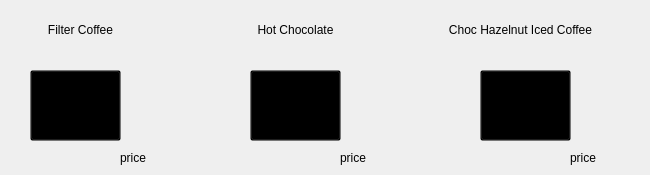
       <widget class="QWidget" name="coffeeMorePage">
        <widget class="QLabel" name="lblCoffeeMorePic3">
         <property name="geometry">
          <rect>
           <x>490</x>
           <y>50</y>
           <width>71</width>
           <height>91</height>
          </rect>
         </property>
         <property name="cursor">
          <cursorShape>PointingHandCursor</cursorShape>
         </property>
         <property name="text">
          <string/>
         </property>
         <property name="pixmap">
          <pixmap resource="resources.qrc">:/images/CoffeeMore/3.png</pixmap>
         </property>
         <property name="scaledContents">
          <bool>true</bool>
         </property>
        </widget>
        <widget class="QLabel" name="lblCoffeeMorePic2">
         <property name="geometry">
          <rect>
           <x>260</x>
           <y>50</y>
           <width>71</width>
           <height>91</height>
          </rect>
         </property>
         <property name="cursor">
          <cursorShape>PointingHandCursor</cursorShape>
         </property>
         <property name="text">
          <string/>
         </property>
         <property name="pixmap">
          <pixmap resource="resources.qrc">:/images/CoffeeMore/2.png</pixmap>
         </property>
         <property name="scaledContents">
          <bool>true</bool>
         </property>
        </widget>
        <widget class="QLabel" name="lblCoffeeMoreText3">
         <property name="geometry">
          <rect>
           <x>420</x>
           <y>20</y>
           <width>201</width>
           <height>20</height>
          </rect>
         </property>
         <property name="text">
          <string>Choc Hazelnut Iced Coffee</string>
         </property>
         <property name="alignment">
          <set>Qt::AlignCenter</set>
         </property>
        </widget>
        <widget class="QLabel" name="lblCoffeeMorePic1">
         <property name="geometry">
          <rect>
           <x>40</x>
           <y>50</y>
           <width>71</width>
           <height>91</height>
          </rect>
         </property>
         <property name="cursor">
          <cursorShape>PointingHandCursor</cursorShape>
         </property>
         <property name="text">
          <string/>
         </property>
         <property name="pixmap">
          <pixmap resource="resources.qrc">:/images/CoffeeMore/1.png</pixmap>
         </property>
         <property name="scaledContents">
          <bool>true</bool>
         </property>
        </widget>
        <widget class="QLabel" name="lblCoffeeMoreText2">
         <property name="geometry">
          <rect>
           <x>200</x>
           <y>20</y>
           <width>191</width>
           <height>20</height>
          </rect>
         </property>
         <property name="text">
          <string>Hot Chocolate</string>
         </property>
         <property name="alignment">
          <set>Qt::AlignCenter</set>
         </property>
        </widget>
        <widget class="QLabel" name="lblCoffeeMoreText1">
         <property name="geometry">
          <rect>
           <x>10</x>
           <y>20</y>
           <width>141</width>
           <height>20</height>
          </rect>
         </property>
         <property name="text">
          <string>Filter Coffee</string>
         </property>
         <property name="alignment">
          <set>Qt::AlignCenter</set>
         </property>
        </widget>
        <widget class="QLabel" name="lblCoffeeMoreTextPrice3">
         <property name="geometry">
          <rect>
           <x>570</x>
           <y>150</y>
           <width>71</width>
           <height>16</height>
          </rect>
         </property>
         <property name="text">
          <string>price</string>
         </property>
        </widget>
        <widget class="QLabel" name="lblCoffeeMoreTextPrice2">
         <property name="geometry">
          <rect>
           <x>340</x>
           <y>150</y>
           <width>71</width>
           <height>16</height>
          </rect>
         </property>
         <property name="text">
          <string>price</string>
         </property>
        </widget>
        <widget class="QLabel" name="lblCoffeeMoreTextPrice1">
         <property name="geometry">
          <rect>
           <x>120</x>
           <y>150</y>
           <width>71</width>
           <height>16</height>
          </rect>
         </property>
         <property name="text">
          <string>price</string>
         </property>
        </widget>
        <widget class="QPushButton" name="pBCoffeeMore2">
         <property name="geometry">
          <rect>
           <x>250</x>
           <y>70</y>
           <width>91</width>
           <height>71</height>
          </rect>
         </property>
         <property name="cursor">
          <cursorShape>PointingHandCursor</cursorShape>
         </property>
         <property name="styleSheet">
          <string notr="true">background-color: transparent;</string>
         </property>
         <property name="text">
          <string/>
         </property>
        </widget>
        <widget class="QPushButton" name="pBCoffeeMore3">
         <property name="geometry">
          <rect>
           <x>480</x>
           <y>70</y>
           <width>91</width>
           <height>71</height>
          </rect>
         </property>
         <property name="cursor">
          <cursorShape>PointingHandCursor</cursorShape>
         </property>
         <property name="styleSheet">
          <string notr="true">background-color: transparent;</string>
         </property>
         <property name="text">
          <string/>
         </property>
        </widget>
        <widget class="QPushButton" name="pBCoffeeMore1">
         <property name="geometry">
          <rect>
           <x>30</x>
           <y>70</y>
           <width>91</width>
           <height>71</height>
          </rect>
         </property>
         <property name="cursor">
          <cursorShape>PointingHandCursor</cursorShape>
         </property>
         <property name="styleSheet">
          <string notr="true">background-color: transparent;</string>
         </property>
         <property name="text">
          <string/>
         </property>
        </widget>
       </widget>
